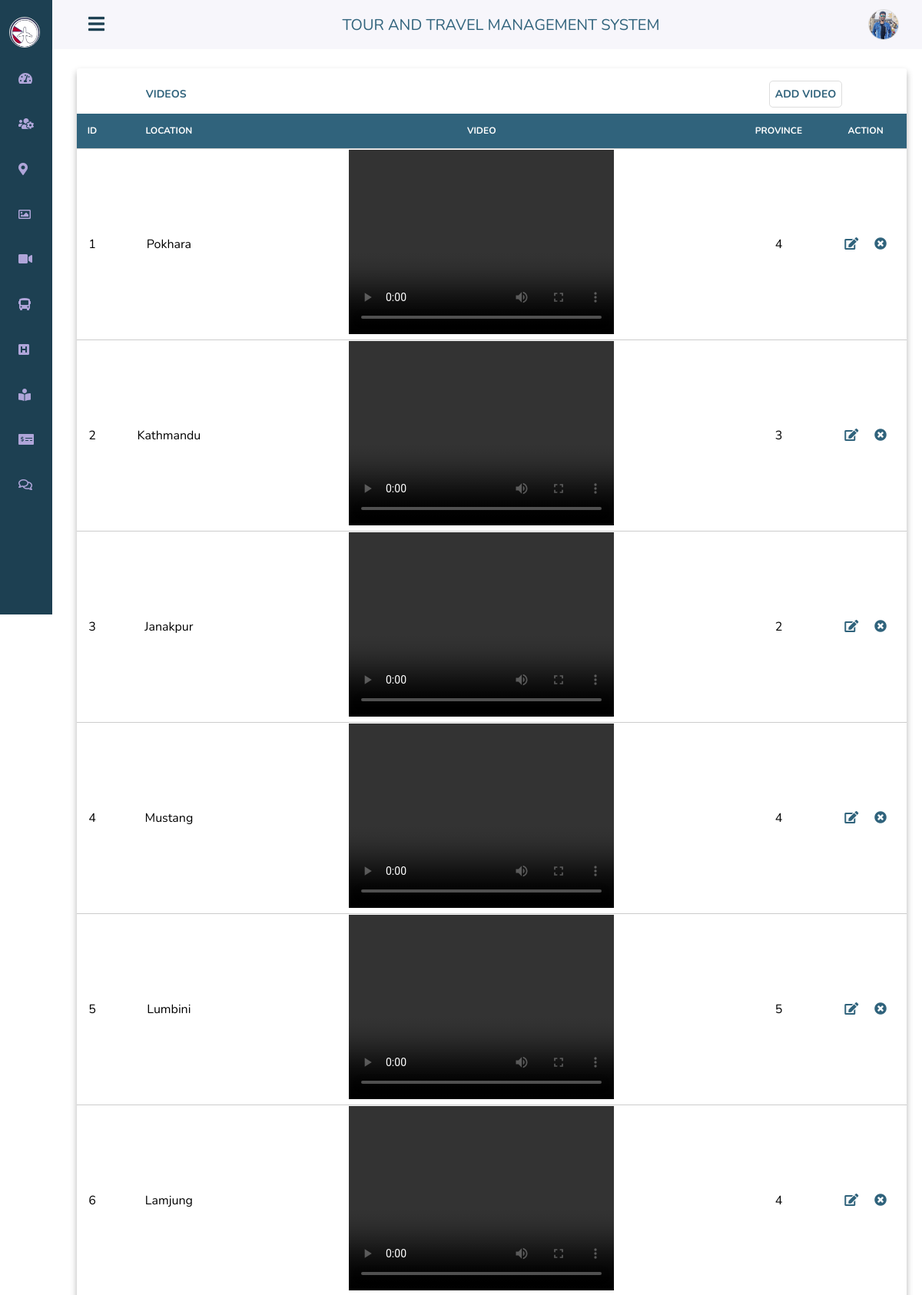
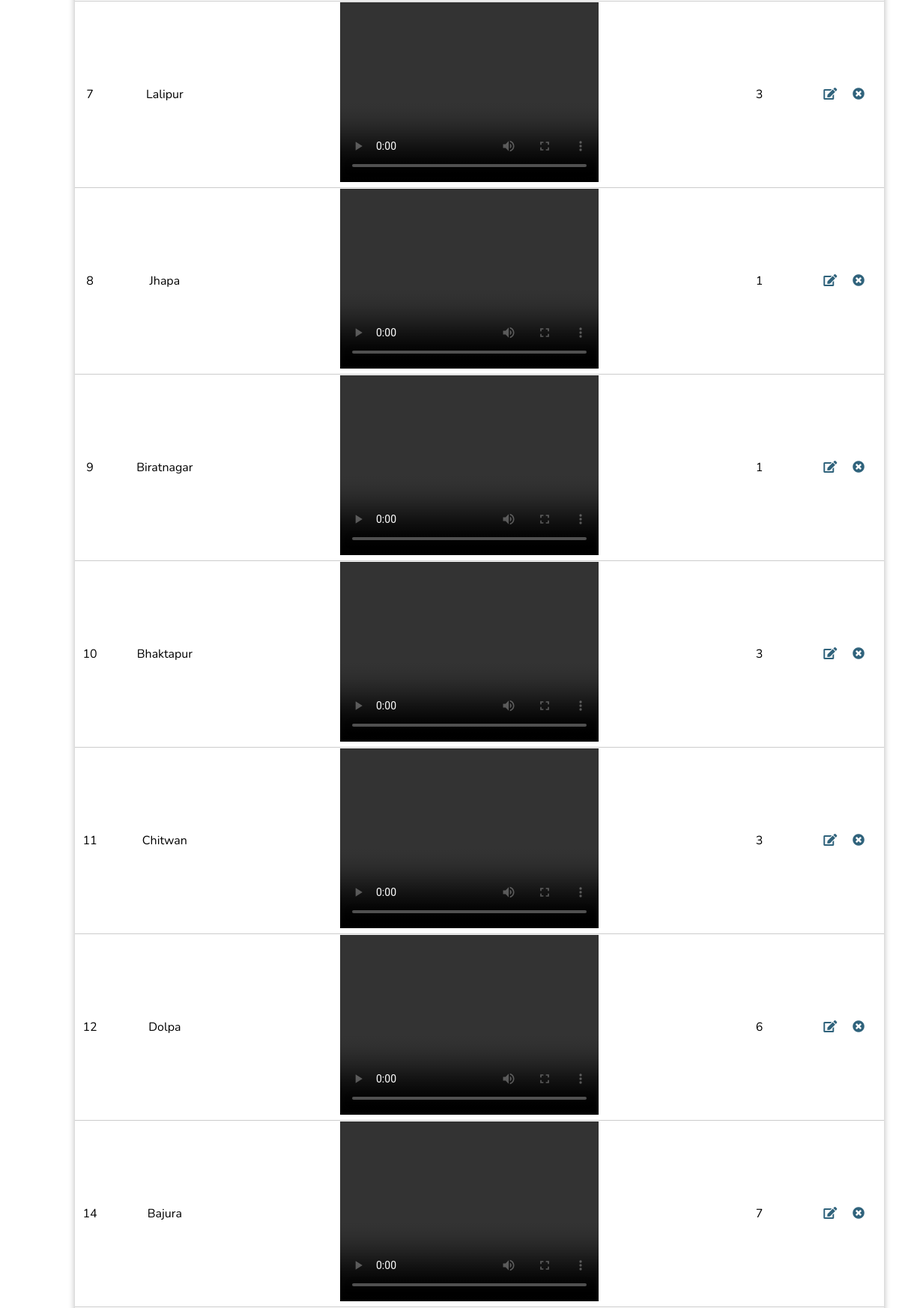
The page /admin/manage_videos.php (upper part) on the database its author committed (2 pictures, top to bottom).
### tables this page shows
CREATE TABLE `videos` (
  `vid` int(11) NOT NULL,
  `vname` varchar(30) NOT NULL,
  `video` text NOT NULL,
  `pcode` int(11) NOT NULL
);

### admin/manage_videos.php (the view, shortened to what this page needs)
<!DOCTYPE html>
<html lang="en">
    <head>
        <link rel="stylesheet" href="https://cdnjs.cloudflare.com/ajax/libs/font-awesome/5.15.1/css/all.min.css">
        <link rel="stylesheet" href="css/styles.css">
    </head>
    <body id="body-pd">
        <header class="header" id="header">
            <div class="header-toggle">
                <i class="fas fa-bars" id="header-toggle"></i>
            </div>
            <div class="head" style="width:100%;text-align:center;font-size:20px;text-transform:uppercase;color:#30637c;">
                <label for="">Tour and Travel management system</label>
            </div>
            <div class="action">
            <?php include "../db.php";
                    $sql = "SELECT a_photo FROM admin_details WHERE id=1";
                    $query = mysqli_query($con,$sql);
                    $row=mysqli_fetch_array($query); ?>
                <div class="profile"  onClick="menuToggle();">
                    <?php echo "<img src='img/".$row['a_photo']."'>";?>
                </div>
            </div>
        </header>
        <div class="l-navbar" id="nav-bar">
            <nav class="nav">
                <div>
                    <a class="nav-logo">
                        <img src="../images/logo.jpg" alt="">
                    </a>
                    <div class="nav-list">
                        <a href="index.php" class="nav-link active">
                            <i class="fas fa-tachometer-alt"></i>
                        </a>
                        <a href="manage_customer.php" class="nav-link">
                            <i class="fas fa-users-cog"></i>
                        </a>
                        <a href="manage_place.php" class="nav-link">
                            <i class="fas fa-map-marker-alt"></i>
                        </a>
                        <a href="manage_gallery.php" class="nav-link">
                            <i class="far fa-image"></i>
                        </a>
                        <a href="manage_videos.php" class="nav-link">
                            <i class="fas fa-video"></i>
                        </a>
                        <a href="manage_transportation.php" class="nav-link">
                            <i class="fas fa-bus"></i>
                        </a>
                        <a href="manage_hotel.php" class="nav-link">
                            <i class="fas fa-h-square"></i>
                        </a>
                        <a href="manage_booking.php" class="nav-link">
                            <i class="fas fa-book-reader"></i>
                        </a>
                        <a href="manage_billing.php" class="nav-link">
                            <i class="fas fa-money-check-alt"></i>
                        </a>
                        <a href="feedback.php" class="nav-link">
                            <i class="far fa-comments"></i>
                        </a>
                    </div>
                </div>
            </nav>
        </div>
        <div class="customer-list">
        <div class="list-header">
            <h3>videos <a href="add_video.php">Add video</a></h3>
        </div>
        <table class="plist">
            <thead class="heading">
                <tr>
                    <th>ID</th>
                    <th>Location</th>
                    <th>video</th>
                    <th>Province</th>
                    <th>Action</th>
                </tr>
            </thead>
            <tbody class="body">
            <?php
                include "../func.php";
                $page = (int) (!isset($_GET['page']) ? 1 : $_GET['page']);
                $limit = 15;
                $startpoint = ($page * $limit) - $limit;
                $statement = "videos ORDER BY vid asc";
                $res = mysqli_query($con,"SELECT * FROM {$statement} LIMIT {$startpoint} , {$limit}");
                while($data=mysqli_fetch_array($res))
                    {?>
                    <tr>
                        <td><?php echo $data['vid'];?></td>
                        <td><?php echo $data['vname'];?></td>
                        <td>
                            <?php echo '<video class="video" width="345" height="240" controls>
                                        <source src="../videos/'.$data["video"].'" type="video/mp4">
                                        </video>';;?>
                        </td>
                        <td><?php echo $data['pcode'];?></td>
                        <td><a href="edit_video.php?p_id=<?php echo $data["vid"];?>"><i class="fas fa-edit"></i></a>&nbsp;&nbsp;&nbsp;&nbsp;
                            <a href="manage_videos.php?del=<?php echo $data["vid"];?>" onclick="return confirm('Are you sure?');"><i class="fas fa-times-circle"></i></a>
                        </td>
                    </tr>
                <?php } ?>
            </tbody>
        </table>
        </div>
    </body>
</html>

### admin/css/styles.css (style rules this page uses)
*,::before,::after { box-sizing: border-box; }
body { position: relative; margin: 3rem 0 0 0; font-family: 'Nunito', sans-serif; font-size: 1rem; transition: .5s; }
a { text-decoration: none; }
.header { width: 100%; height: 3rem; position: fixed; top: 0; left: 0; display: flex; align-items: center; justify-content: space-between; padding: 0 1rem; background-color: #F7F6FB; z-index: 100; transition: .5s; }
.header-toggle { color: #1d4052; font-size: 1.5rem; cursor: pointer; }
.header-toggle i { margin-left: 15px; }
.l-navbar { position: fixed; top: 0; left: -30%; width: 68px; height: 100vh; background-color: #1d4052; padding: .5rem 1rem 0 0; transition: .5s; z-index: 100; }
.nav { height: 100%; display: flex; flex-direction: column; justify-content: space-between; overflow: hidden; }
.nav img { width: 40px; height: 40px; border-radius: 50%; margin-left: -12px; }
.nav-logo, .nav-link, .nav-link .active { display: grid; grid-template-columns: max-content max-content; align-items: center; column-gap: 1rem; padding: .4rem 0 .4rem 1.5rem; }
.nav-logo { margin-bottom: 1rem; }
.nav-link { position: relative; color: #AFA5D9; margin-bottom: 1.5rem; transition: .3s; }
.active { color: #AFA5D9; }
.active::before { content: ''; position: absolute; left: 0; width: 2px; height: 32px; background-color: #1d4052; }
@media screen and (min-width: 768px) { body { margin: 4rem 0 0 0; } }
@media screen and (min-width: 768px) { .header { height: 4rem; padding: 0 2rem 0 6.25rem; } }
@media screen and (min-width: 768px) { .header-toggle i { margin-left: 15px; } }
@media screen and (min-width: 768px) { .l-navbar { left: 0; padding: 1rem 1rem 0 0; } }
.action { position: fixed; top: 20px; right: 30px; }
.action .profile { cursor: pointer; }
.action .profile img { width: 40px; height: 40px; border-radius: 50%; overflow: hidden; object-fit: cover; margin-top: -8px; }
.customer-list { width: 90%; height: auto; display: inline-block; background: #fff; border-radius: 3px 3px 3px 3px; margin-left: 100px; margin-top: 25px; border: none; box-shadow: 0 .3rem .5rem rgba(0,0,0,.3); }
.list-header { width: 95%; height: 45px; margin-left: 20px; background: #fff; border-radius: 3px 3px 0px 0px; color: #30637c; }
.list-header h3 { font-size: 14px; color: #30637c; }
.list-header h3 a { font-size: 14px; padding: 7px; color: #30637c; border-radius: 5px; border: 1px solid #ddd; margin-left: 75%; }
.heading { background: #30637c; color: #fff; width: 100%; height: 45px; border: none; outline: none; border-bottom: 1px solid #ccc; }
.body { text-align: center; }
table { width: 100%; border-collapse: collapse; border-radius: 5px; margin-bottom: 20px; }
tr { border-bottom: 1px solid #ccc; height: 40px; }
th { text-transform: uppercase; font-size: 12px; }
table tbody tr td a { color: #30637c; }
h3 { color: #30637c; padding: 10px 0px 15px 20px; text-transform: uppercase; text-align: center; }
img, embed { border: 1px solid #ddd; height: 200px; object-fit: cover; }

### rows shown on the page
videos: vid "1", vname "Pokhara", pcode "4"
videos: vid "2", vname "Kathmandu", pcode "3"
videos: vid "3", vname "Janakpur", pcode "2"
videos: vid "4", vname "Mustang", pcode "4"
videos: vid "5", vname "Lumbini", pcode "5"
videos: vid "6", vname "Lamjung", pcode "4"
videos: vid "7", vname "Lalipur", pcode "3"
videos: vid "8", vname "Jhapa", pcode "1"
videos: vid "9", vname "Biratnagar", pcode "1"
videos: vid "10", vname "Bhaktapur", pcode "3"
videos: vid "11", vname "Chitwan", pcode "3"
videos: vid "12", vname "Dolpa", pcode "6"
videos: vid "14", vname "Bajura", pcode "7"
